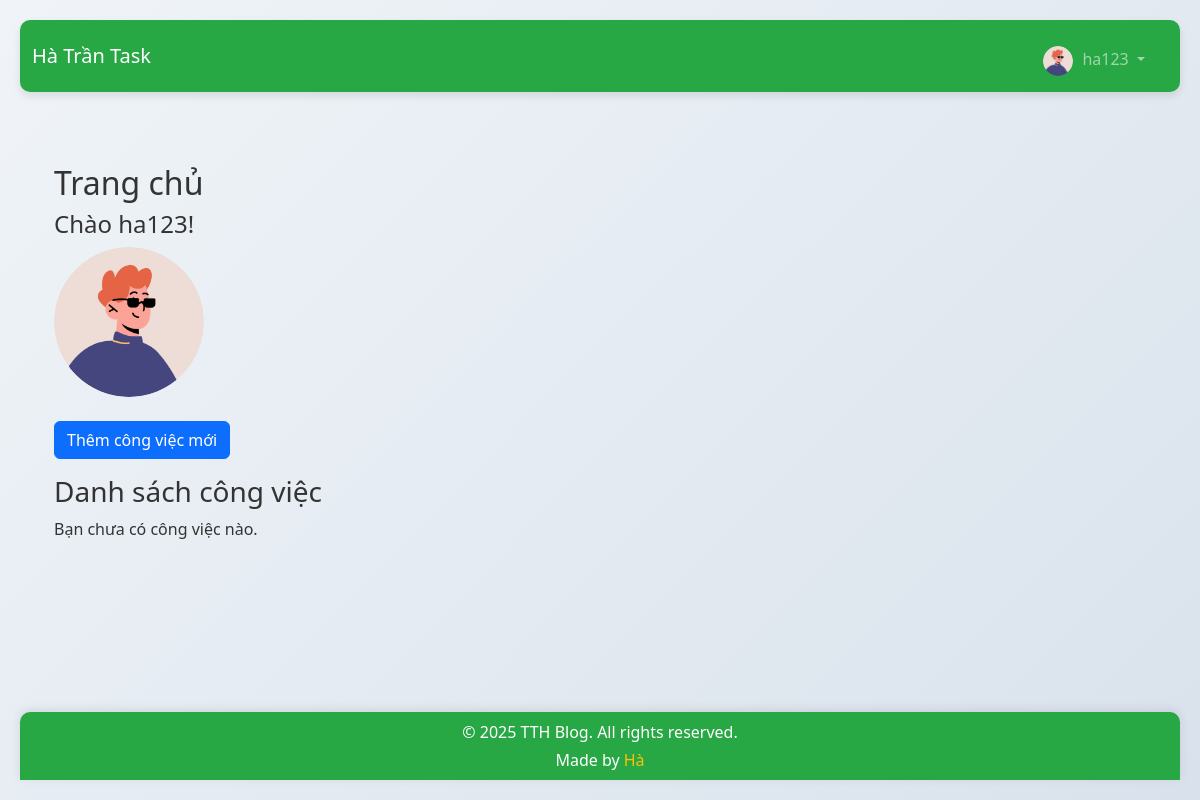
Page / (signed in) on the earlier database version.
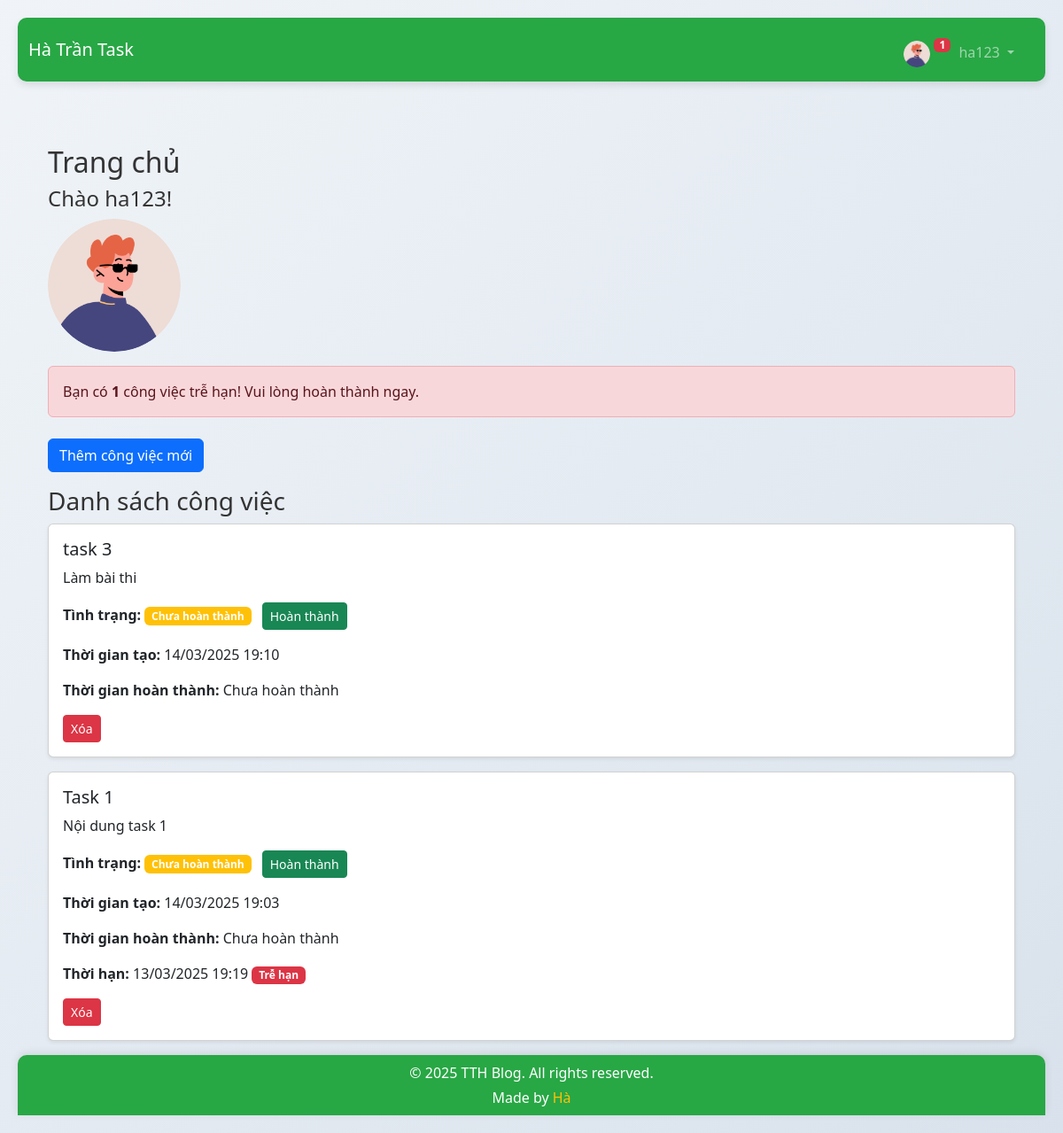
Same page on the later database version.
### app/models.py (models this page shows, shortened)
class UserProfile(models.Model):
    user = models.OneToOneField(User, on_delete=models.CASCADE)
    avatar = models.ImageField(upload_to='avatars/', null=True, blank=True, default='avatars/default.jpg')

class Task(models.Model):
    STATUS_CHOICES = [
        ('pending', 'Chưa hoàn thành'),
        ('completed', 'Đã hoàn thành'),
    ]
    user = models.ForeignKey(User, on_delete=models.CASCADE, related_name='tasks')
    title = models.CharField(max_length=200)
    content = models.TextField()
    status = models.CharField(max_length=10, choices=STATUS_CHOICES, default='pending')
    created = models.DateTimeField(auto_now_add=True)
    finished = models.DateTimeField(null=True, blank=True)
    deadline = models.DateTimeField(null=True, blank=True, help_text="Thời hạn hoàn thành")
    class Meta:
        ordering = ['-created']
    @property
    def is_overdue(self):
        if self.status == 'pending' and self.deadline and self.deadline < timezone.now():
            return True
        return False

### app/views.py (the view)
# urls.py: path('', views.home, name='home'),  # Trang home, chỉ cho phép truy cập nếu đã đăng nhập
@login_required
def home(request):
    if request.user.is_authenticated:
        tasks = Task.objects.filter(user=request.user)
        overdue_tasks = tasks.filter(status='pending', deadline__lt=timezone.now()).count()
        print(f"Debug: User={request.user.username}, Overdue Tasks={overdue_tasks}, Total Tasks={tasks.count()}")  # Debug
    else:
        tasks = Task.objects.none()
        overdue_tasks = 0
    return render(request, 'home.html', {'tasks': tasks, 'overdue_tasks': overdue_tasks})

### app/templates/home.html (shortened to what this page needs)
{% extends 'base.html' %}
{% block content %}
<div class="container mt-5">
    <h2>Trang chủ</h2>
    {% if user.is_authenticated %}
        <div class="mb-4">
            <h4>Chào {{ user.username }}!</h4>
            {% if user.userprofile.avatar %}
                <img src="{{ user.userprofile.avatar.url }}" alt="Avatar" style="width: 150px; height: 150px; border-radius: 50%;">
            {% else %}
                <p>Bạn chưa có ảnh đại diện. <a href="{% url 'update_avatar' %}">Cập nhật ngay</a></p>
            {% endif %}
            {% if overdue_tasks > 0 %}
                <div class="alert alert-danger mt-3" role="alert">
                    Bạn có <strong>{{ overdue_tasks }}</strong> công việc trễ hạn! Vui lòng hoàn thành ngay.
                </div>
            {% endif %}
        </div>
        <a href="{% url 'create_task' %}" class="btn btn-primary mb-3">Thêm công việc mới</a>
        <h3>Danh sách công việc</h3>
        {% if tasks %}
        <div class="row">
            <div class="col-md-12">
                {% for task in tasks %}
                    <div class="card mb-3 shadow-sm">
                        <div class="card-body">
                            <h5 class="card-title">{{ task.title }}</h5>
                            <p class="card-text">{{ task.content }}</p>
                            <p class="card-text">
                                <strong>Tình trạng: </strong>
                                {% if task.status == 'completed' %}
                                    <span class="badge bg-success">Đã hoàn thành</span>
                                    <a href="{% url 'mark_task_pending' task.id %}" class="btn btn-warning btn-sm ms-2">Chưa hoàn thành</a>
                                {% else %}
                                    <span class="badge bg-warning">Chưa hoàn thành</span>
                                    <a href="{% url 'mark_task_completed' task.id %}" class="btn btn-success btn-sm ms-2">Hoàn thành</a>
                                {% endif %}
                            </p>
                            <p class="card-text">
                                <strong>Thời gian tạo: </strong>{{ task.created|date:"d/m/Y H:i" }}
                            </p>
                            <p class="card-text">
                                <strong>Thời gian hoàn thành: </strong>
                                {% if task.finished %}
                                    {{ task.finished|date:"d/m/Y H:i" }}
                                {% else %}
                                    Chưa hoàn thành
                                {% endif %}
                            </p>
                            {% if task.deadline %}
                                <p class="card-text">
                                    <strong>Thời hạn: </strong>{{ task.deadline|date:"d/m/Y H:i" }}
                                    {% if task.is_overdue %}
                                        <span class="badge bg-danger">Trễ hạn</span>
                                    {% endif %}
                                </p>
                            {% endif %}
                            <a href="{% url 'delete_task' task.id %}" class="btn btn-danger btn-sm" onclick="return confirm('Bạn có chắc muốn xóa?')">Xóa</a>
                        </div>
                    </div>
                {% endfor %}
            </div>
        </div>
    {% else %}
        <p>Bạn chưa có công việc nào.</p>
    {% endif %}
    {% else %}
        <p>Vui lòng <a href="{% url 'login' %}">đăng nhập</a> để xem danh sách công việc.</p>
    {% endif %}
</div>
{% endblock %}

### app/templates/base.html (shortened to what this page needs)
{% load static %}
<!DOCTYPE html>
<html lang="en">
<head>
    <link href="https://cdn.jsdelivr.net/npm/bootstrap@5.3.3/dist/css/bootstrap.min.css" rel="stylesheet">
    <link rel="stylesheet" href="{% static 'style.css' %}">
</head>
<body>
<nav class="navbar navbar-expand-lg navbar-dark" style="background-color: #28a745;">
    <div class="container-fluid">
        <a class="navbar-brand" href="/">Hà Trần Task</a>
        <div class="collapse navbar-collapse" id="navbarNav">
            <ul class="navbar-nav ms-auto">
                {% if user.is_authenticated %}
                <li class="nav-item dropdown">
                    <a class="nav-link dropdown-toggle" href="#" id="navbarDropdown" role="button" data-bs-toggle="dropdown" aria-expanded="false">
                        {% if user.userprofile.avatar %}
                            <img src="{{ user.userprofile.avatar.url }}" alt="Avatar" style="width: 30px; height: 30px; border-radius: 50%; margin-right: 5px;">
                            {% if overdue_tasks > 0 %}
                                <span class="badge bg-danger overdue-badge">{{ overdue_tasks }}</span>
                            {% endif %}
                        {% else %}
                            👤
                            {% if overdue_tasks > 0 %}
                                <span class="badge bg-danger overdue-badge">{{ overdue_tasks }}</span>
                            {% endif %}
                        {% endif %}
                        {{ user.username }}
                    </a>
                </li>
                {% endif %}
            </ul>
        </div>
    </div>
</nav>
<div class="container mt-4 content-wrapper">
    {% block content %}
    {% endblock %}
</div>
<div class="site-footer text-center">
    <div class="container">
        <p class="mb-1">© 2025 TTH Blog. All rights reserved.</p>
        <p class="mb-0">Made by <a href="https://github.com/TrinhDuongHoan/flask-tiny-app">Hà</a></p>
    </div>
</div>
</body>
</html>

### app/static/style.css (style rules this page uses)
* { margin: 0; padding: 0; box-sizing: border-box; }
body { font-family: 'Segoe UI', Tahoma, Geneva, Verdana, sans-serif; background: linear-gradient(135deg, #f0f4f8, #d9e2ec); color: #333; padding: 20px; }
body { background: linear-gradient(135deg, #f0f4f8, #d9e2ec); }
.card { box-shadow: 0 4px 8px rgba(0, 0, 0, 0.1); transition: transform 0.3s ease; }
nav { background: #007bff; color: #fff; padding: 15px; border-radius: 10px; box-shadow: 0 4px 8px rgba(0, 0, 0, 0.1); text-align: center; }
nav ul { list-style: none; margin-top: 10px; }
nav ul li { display: inline; margin: 0 15px; }
nav ul li a { text-decoration: none; color: #fff; font-weight: bold; transition: color 0.3s; }

### app/templates/base.html (style rules this page uses)
body { display: flex; flex-direction: column; min-height: 100vh; }
.content-wrapper { flex: 1; }
.site-footer { margin-top: auto; background: #28a745; color: #ffffff; padding: 0.5rem 0; box-shadow: 0 -2px 10px rgba(0, 0, 0, 0.1); border-radius: 10px 10px 0 0; }
.site-footer a { color: #ffc107; text-decoration: none; font-weight: 500; }
.overdue-badge { position: relative; top: -10px; left: -5px; font-size: 0.75rem; padding: 2px 6px; }

Differences in the rows shown:
added Task: title "task 3", content "Làm bài thi", status "Chưa hoàn thành", created "14/03/2025 19:10"
added Task: title "Task 1", content "Nội dung task 1", status "Chưa hoàn thành", created "14/03/2025 19:03", deadline "13/03/2025 19:19"
Other differences:
{{ overdue_tasks }}: (not shown) → "1"
text no longer shown: "Bạn chưa có công việc nào."
text now shown: "Bạn có công việc trễ hạn! Vui lòng hoàn thành ngay."
